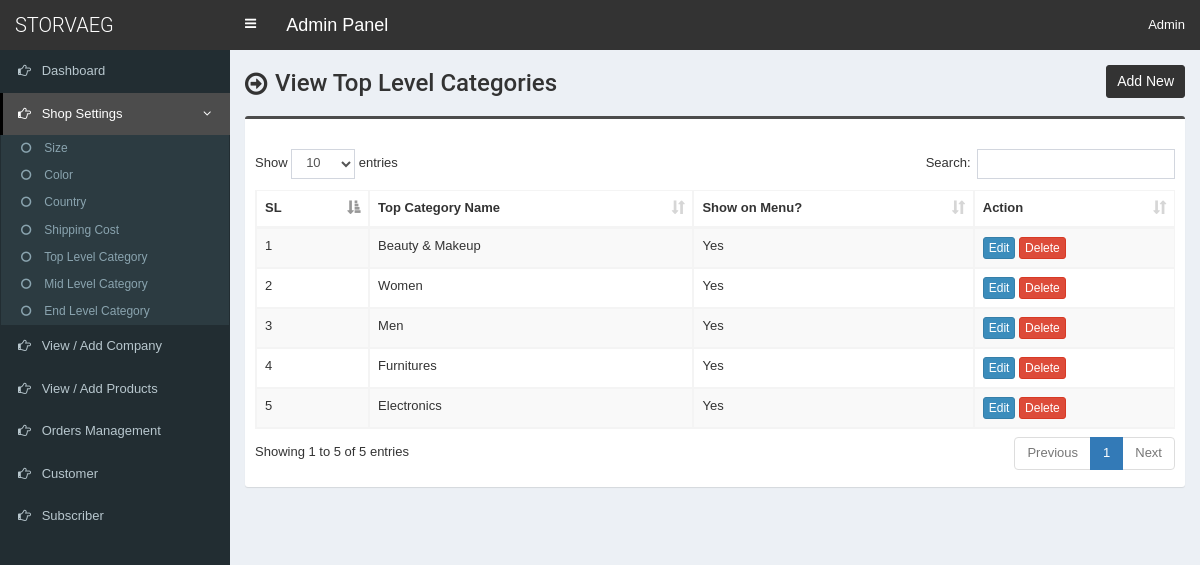
Page /admin/top-category.php on the committed database.
### tables this page shows
CREATE TABLE `tbl_top_category` (
  `tcat_id` int(11) NOT NULL,
  `tcat_name` varchar(255) NOT NULL,
  `show_on_menu` int(1) NOT NULL
);

### admin/top-category.php (the view, shortened to what this page needs)
<?php require_once('header.php'); ?>
<section class="content-header">
	<div class="content-header-left">
		<h1>View Top Level Categories</h1>
	</div>
	<div class="content-header-right">
		<a href="top-category-add.php" class="btn btn-primary btn-sm">Add New</a>
	</div>
</section>
<section class="content">
  <div class="row">
    <div class="col-md-12">
      <div class="box box-info">
        <div class="box-body table-responsive">
          <table id="example1" class="table table-bordered table-striped">
			<thead>
			    <tr>
			        <th>SL</th>
			        <th>Top Category Name</th>
                    <th>Show on Menu?</th>
			        <th>Action</th>
			    </tr>
			</thead>
            <tbody>
            	<?php
            	$i=0;
            	$statement = $pdo->prepare("SELECT * FROM tbl_top_category ORDER BY tcat_id DESC");
            	$statement->execute();
            	$result = $statement->fetchAll(PDO::FETCH_ASSOC);
            	foreach ($result as $row) {
            		$i++;
            		?>
					<tr>
	                    <td><?php echo $i; ?></td>
	                    <td><?php echo $row['tcat_name']; ?></td>
                        <td>
                            <?php
                                if($row['show_on_menu'] == 1) {
                                    echo 'Yes';
                                } else {
                                    echo 'No';
                                }
                            ?>
                        </td>
	                    <td>
	                        <a href="top-category-edit.php?id=<?php echo $row['tcat_id']; ?>" class="btn btn-primary btn-xs">Edit</a>
	                        <a href="#" class="btn btn-danger btn-xs" data-href="top-category-delete.php?id=<?php echo $row['tcat_id']; ?>" data-toggle="modal" data-target="#confirm-delete">Delete</a>
	                    </td>
	                </tr>
            		<?php
            	}
            	?>
            </tbody>
          </table>
        </div>
      </div>
</section>
<?php require_once('footer.php'); ?>

### admin/style.css (style rules this page uses)
body { font-size: 13px; font-family: 'Poppins', sans-serif; }
.content-header>h1, .content-header .content-header-left h1 { font-family: 'Roboto', sans-serif; }
.box-info { padding-top: 20px; }
.content-header { overflow: hidden; }
.content-header .content-header-left { float: left; padding-top: 5px; }
.content-header .content-header-right { float: right; }
.content-header .content-header-left h1 { margin-top: 0; margin-bottom: 0; padding-left: 30px; padding-bottom: 5px; font-size: 24px; position: relative; }
.content-header .content-header-left h1:before { position: absolute; top: 0; left: 0; font-family: 'FontAwesome', sans-serif; font-size: 26px; content: '\f18e'; }
.content-header .content-header-right a { position: relative; font-size: 14px; }
.box.box-info { border-top-color: #4c4c4c; }
.content-header .content-header-right a { background-color: #333333; border-color: #333333; }

### rows in the picture
tbl_top_category: tcat_name "Beauty & Makeup", show_on_menu "Yes"
tbl_top_category: tcat_name "Women", show_on_menu "Yes"
tbl_top_category: tcat_name "Men", show_on_menu "Yes"
tbl_top_category: tcat_name "Furnitures", show_on_menu "Yes"
tbl_top_category: tcat_name "Electronics", show_on_menu "Yes"
